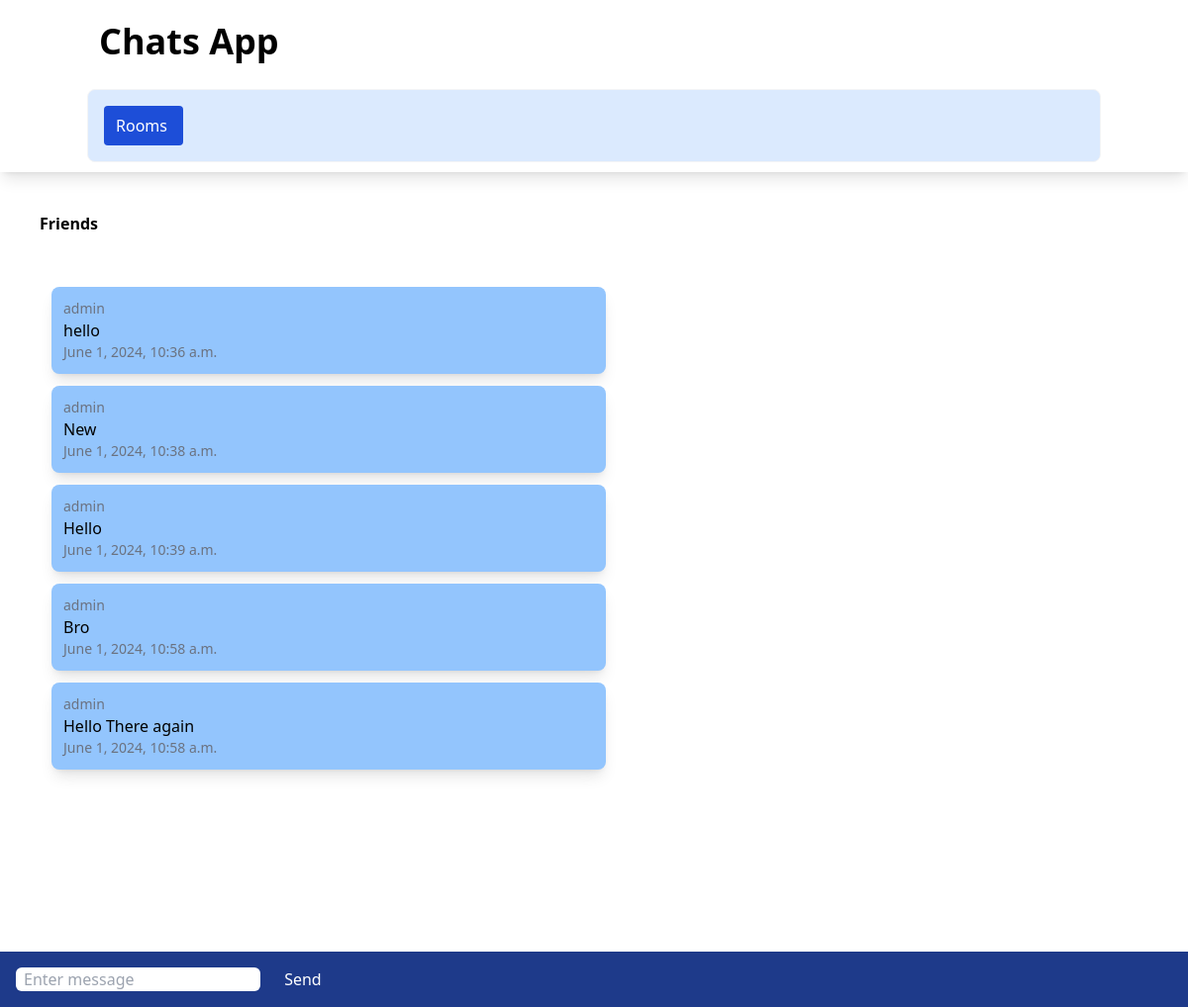
Screenshot of /rooms/friends/ with the database file from the repository.
### chatapp/models.py (models this page shows, shortened)
class ChatRoom(models.Model):
    name = models.CharField(max_length=100)
    slug = models.SlugField(unique=True)

class ChatMessage(models.Model):
    user = models.ForeignKey(User, on_delete=models.CASCADE)
    room = models.ForeignKey(ChatRoom, on_delete=models.CASCADE)
    message_content = models.TextField()
    date = models.DateTimeField(auto_now=True)
    class Meta:
        ordering=('date',)

### chatapp/views.py (the view)
# urls.py: path('<slug:slug>/', views.chatroom, name="chatroom"),
def chatroom(request, slug):
    chatroom = ChatRoom.objects.get(slug=slug)
    messages = ChatMessage.objects.filter(room=chatroom)[0:30]
    context = {"chatroom" : chatroom, 'messages': messages}
    return render(request, 'chatapp/room.html',context=context)

### chatapp/templates/chatapp/room.html (shortened to what this page needs)
{% extends 'chatapp/base.html' %}
{% block body %}
<div class="m-10 font-bold">
{{ chatroom.name }}
</div>
<div class="message-container m-10 overflow-auto h-[700px]" id="message-container">
<div id="chat-messages">
    {% for message in messages %}
    <div class="message shadow-lg p-3 m-3 rounded-lg w-1/2 bg-blue-300">
        <div class="text-sm text-gray-500">
            {{ message.user.username }}
        </div>
            {{ message.message_content }}
        <div class="text-sm text-gray-500">
            {{ message.date}}
        </div>
    </div>
    {% endfor %}
</div>
</div>
<div class="form-container fixed inset-x-0 bottom-0 bg-blue-900 p-4">
<form method="post">
    <input class="rounded-md px-2" id="message-input" type="text" name="message" placeholder="Enter message">
    <button class="text-white ml-5" id="send-button" type="submit">Send</button>
</form>
</div>
{% endblock %}

### rows the page displays
ChatRoom: name "Friends"
ChatMessage: user.username "admin", message_content "hello", date "June 1, 2024, 10:36 a.m."
ChatMessage: user.username "admin", message_content "New", date "June 1, 2024, 10:38 a.m."
ChatMessage: user.username "admin", message_content "Hello", date "June 1, 2024, 10:39 a.m."
ChatMessage: user.username "admin", message_content "Bro", date "June 1, 2024, 10:58 a.m."
ChatMessage: user.username "admin", message_content "Hello There again", date "June 1, 2024, 10:58 a.m."
